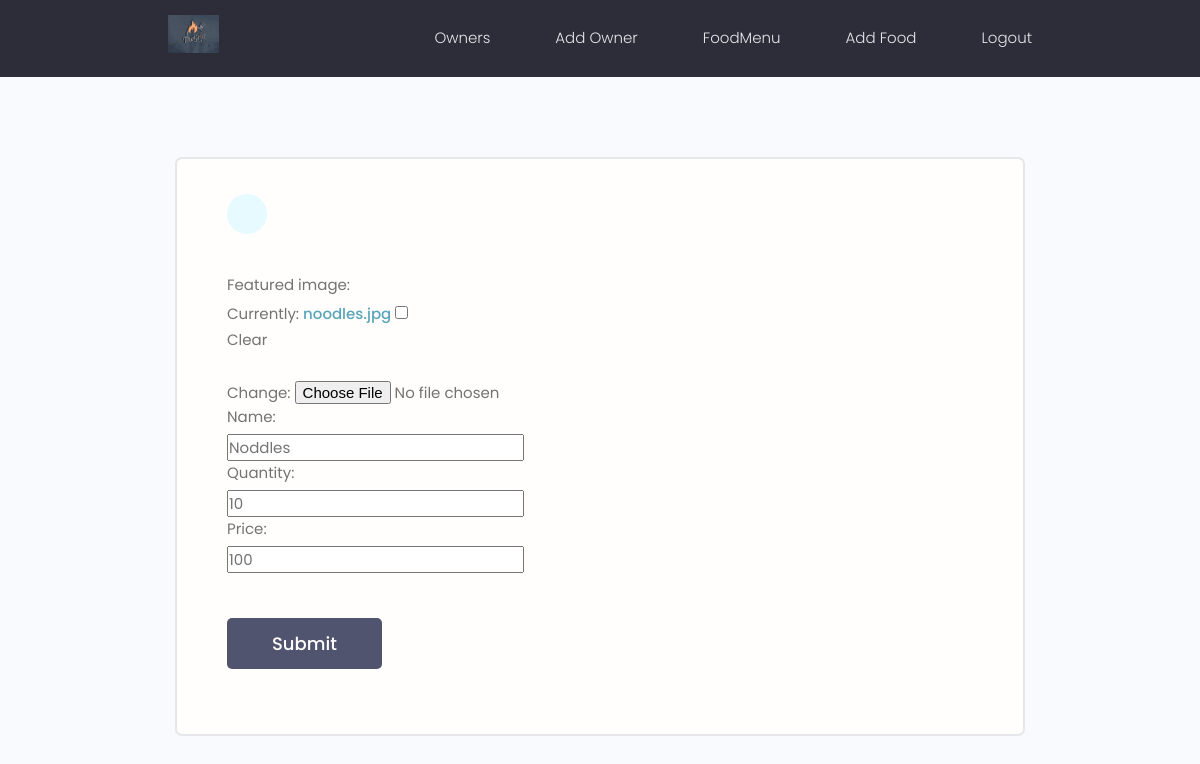
/ownerpanel/editfood/99eda81ecca34fb4ae2fc1d092ca041b/ (signed in), run on the app's committed database.
### Owner_Panel/models.py (models this page shows, shortened)
class Food_Panel(models.Model):
    featured_image = models.ImageField(blank=True,null=True,default='default.jpg')
    name = models.CharField(max_length=200, null=False, blank=False)
    quantity = models.IntegerField(null=False, blank=False)
    price = models.IntegerField(null=False, blank=False)
    id = models.UUIDField(default=uuid.uuid4, unique=True,
                          primary_key=True, editable=False)
    created = models.DateTimeField(auto_now_add=True)
    food_priority_serial = models.IntegerField(null=True, blank=True)

### Owner_Panel/views.py (the view)
# urls.py: path('editfood/<str:food_id>/',views.edit_food,name="edit_food"),
@login_required(login_url='ownerlogin')
def edit_food(request,food_id):
    perticular_food_details = Food_Panel.objects.get(id=food_id)
    form = editFood(instance=perticular_food_details)
    context = {'form':form,'perticular_food':perticular_food_details}
    if request.method == 'POST':
        form = editFood(request.POST, request.FILES, instance=perticular_food_details)
        if form.is_valid():
            form.save()
            messages.success(request,"Successfully Updated")
            return redirect('food_details',food_id)
    return render(request,'Owner_Panel/edit_food.html', context)

### Owner_Panel/editFoodForms.py
class editFood(ModelForm):
    class Meta:
        model = Food_Panel
        exclude = ['food_priority_serial','created']

### Owner_Panel/templates/Owner_Panel/edit_food.html (shortened to what this page needs)
{% extends 'main.html' %}
{% block content %}
<main class="formPage my-xl">
  <div class="content-box">
      <div class="formWrapper">
          <a class="backButton" href="{% url "food_details" perticular_food.id %}"></a>
          <br>
          <form action="" method="POST" enctype="multipart/form-data">
              <div class="form__field">
                {{form.as_table}}
              </div>
              <input class="btn btn--sub btn--lg  my-md" type="submit" value="Submit" />
          </form>
      </div>
  </div>
</main>
{% endblock %}

### static/styles/app.css (style rules this page uses)
:root { --color-sub: #2d2d39; }
.btn--sub { background-color: var(--color-sub-light); }
.content-box { width: 95%; max-width: 85rem; margin: 0 auto; }
.backButton { background: var(--color-main-light); color: var(--color-main); width: 4rem; height: 4rem; display: flex; align-items: center; justify-content: center; border-radius: 50%; }
.formPage .formWrapper { list-style: none; background: var(--color-white); padding: 3.5rem 5rem; border: 2px solid var(--color-light); border-radius: 0.7rem; }

### static/uikit/styles/modules/_variables.css (style rules this page uses)
:root { --color-main: #5aa5b9; --color-main-light: #e6faff; --color-sub: #3f4156; --color-sub-light: #51546e; --color-sub-lighter: #ededfd; --color-text: #737373; --color-gray: #8b8b8b; --color-light: #e5e7eb; --color-light-gray: #767676; --color-bg: #f8fafd; --color-white: #fffefd; --color-white-light: #f3f3f3; --color-success: #359e64; --color-success-bg: #def8e8; --color-error: #fc4b0b; --color-error-bg: #fff2ee; --font-base: 'Poppins', arial, helvetica, 'Segoe UI', roboto, ubuntu, sans-serif; --font-monospace: 'Fira Code', 'Courier New', courier, monospace; --font-regular: 300; --font-medium: 500; --font-bold: 700; --generic-shadow: 1px 1px 5px #00000010; --generic-transition: all 0.3s ease-in-out; }

### static/uikit/styles/modules/_base.css (style rules this page uses)
* { margin: 0; padding: 0; box-sizing: border-box; text-rendering: optimizeLegibility; color: inherit; font-size: inherit; }
html { font-size: 50%; }
@media only screen and (min-width: 480px) { html { font-size: 56.25%; } }
@media only screen and (min-width: 1200px) { html { font-size: 62.5%; } }
body { line-height: 1.6; font-weight: 400; font-size: 1.5rem; color: var(--color-text); background-color: var(--color-bg); min-height: 100vh; }

### static/uikit/styles/modules/_typography.css (style rules this page uses)
* { font-family: var(--font-base); }
a { padding-bottom: 2px; text-decoration: none; display: inline-block; color: var(--color-main); font-weight: var(--font-medium); }

### static/uikit/styles/modules/_utilities.css (style rules this page uses)
.my-md { margin: 3rem auto; }
.my-xl { margin: 8rem auto; }

### static/uikit/styles/modules/_button.css (style rules this page uses)
.btn { display: inline-block; position: relative; cursor: pointer; background-color: var(--color-light); font-weight: var(--font-medium); color: var(--color-sub); text-decoration: none; padding: 1rem 2rem; border-radius: 0.5rem; border: none; width: -webkit-fit-content; width: -moz-fit-content; width: fit-content; height: -webkit-fit-content; height: -moz-fit-content; height: fit-content; font-size: 1.6rem; outline-width: 0; outline-color: transparent; -webkit-backface-visibility: hidden; backface-visibility: hidden; transition: all 0.3s ease-in-out; }
.btn--sub { background-color: var(--color-sub); color: var(--color-white); }
.btn--lg { font-size: 1.8rem; padding: 1.2rem 4.5rem; }

### static/uikit/styles/modules/_form.css (style rules this page uses)
.form__field { margin-top: 1.5rem; margin-bottom: 1.5rem; }
.form__label, .form__field > label { display: block; margin-bottom: 0.5rem; color: var(--color-text); }

### data on the page
Food_Panel: name "Noddles", quantity "10", price "100"
